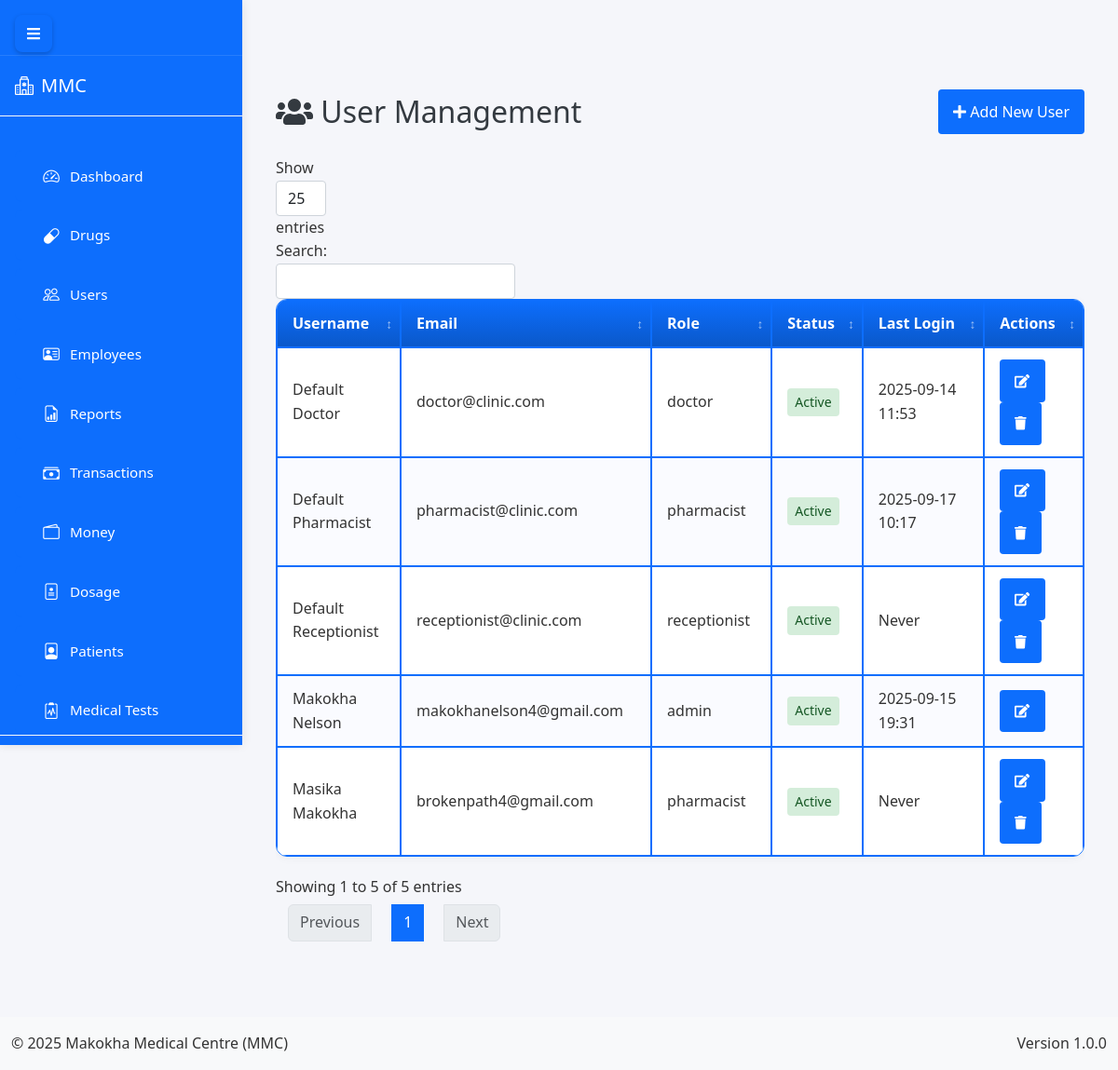
Before: /admin/users (signed in) with the older database file.
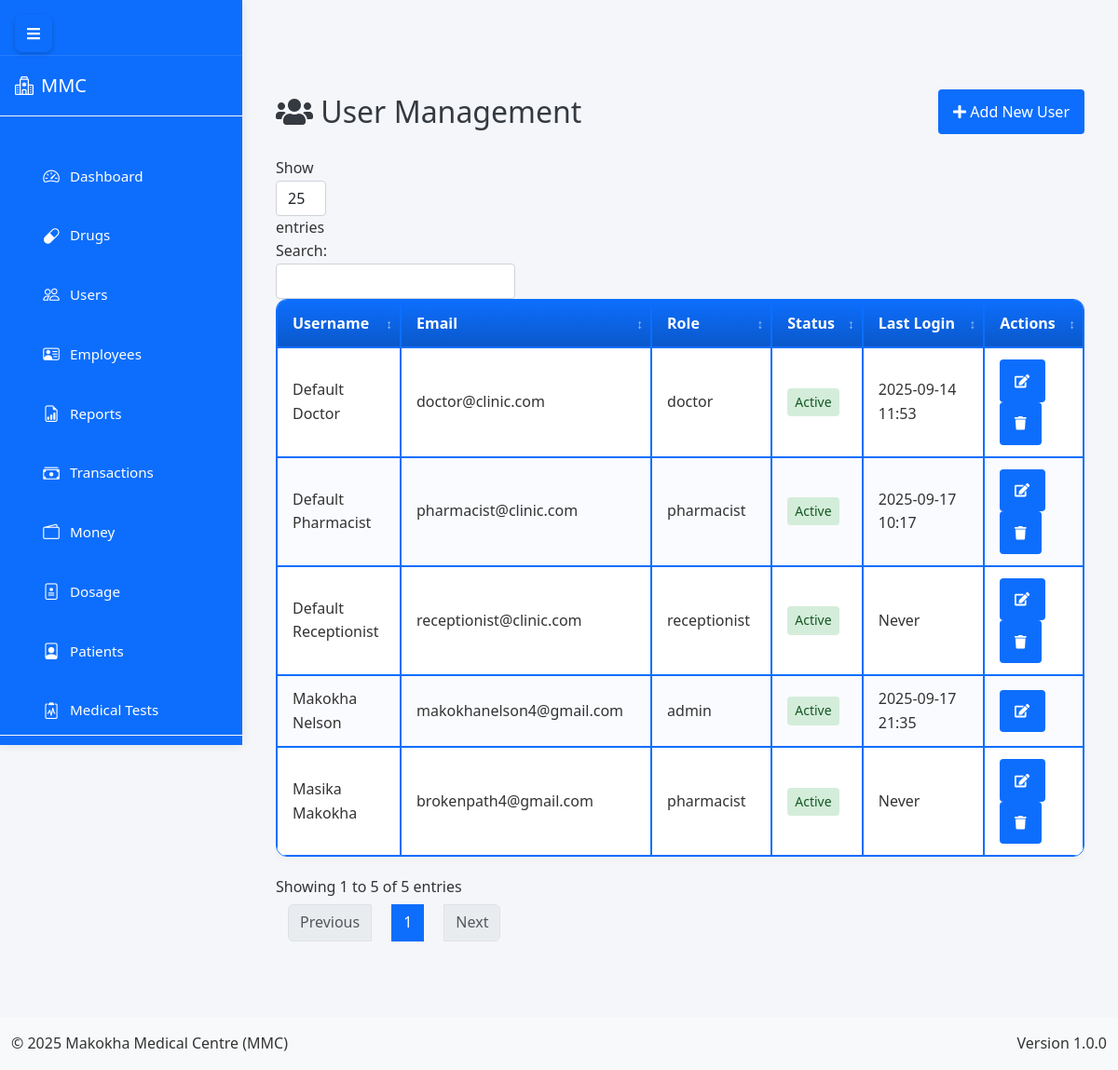
After: the same page with the newer database file.
### app.py (models this page shows, shortened)
class User(db.Model, UserMixin):
    __tablename__ = 'user'
    id = db.Column(db.Integer, primary_key=True)
    username = db.Column(db.String(50), unique=True, nullable=False)
    email = db.Column(db.String(100), unique=True, nullable=False)
    password = db.Column(db.String(200), nullable=False)
    role = db.Column(db.String(20), nullable=False, default='user')
    is_active = db.Column(db.Boolean, default=True)
    last_login = db.Column(db.DateTime)
    profile_picture = db.Column(db.String(255))
    created_at = db.Column(db.DateTime, default=lambda: datetime.now(timezone.utc))
    updated_at = db.Column(db.DateTime, default=lambda: datetime.now(timezone.utc), onupdate=lambda: datetime.now(timezone.utc))

### app.py (the view, shortened to what this page needs)
@app.route('/admin/users', methods=['GET', 'POST'])
@login_required
def manage_users():
    if current_user.role != 'admin':
        flash('Unauthorized access', 'danger')
        return redirect(url_for('home'))
    users = User.query.order_by(User.last_login.desc().nullslast(), User.username.asc()).all()
    return render_template('admin/users.html', users=users)

### app.py (called while the page is built, shortened)
@app.before_request
def initialize_data():
    global _first_request
    if not _first_request:
        return

@app.context_processor
def inject_current_date():
    return {'current_date': date.today().strftime('%Y-%m-%d')}

@app.context_processor
def inject_csrf_token():
    return dict(csrf_token=generate_csrf)

@app.context_processor
def utility_processor():
    def decrypt_data(encrypted_data):
        if not encrypted_data:
            return ""
        try:
            return Config.decrypt_data_static(encrypted_data)
        except:
            return "[Decryption Error]"
    return dict(decrypt_data=decrypt_data)

    @login_manager.user_loader
    def load_user(user_id):
        return db.session.get(User, int(user_id))

### templates/admin/users.html (shortened to what this page needs)
{% extends "base.html" %}
{% block content %}
        <div class="content">
            <div class="page-header">
                <h2><i class="fas fa-users"></i> User Management</h2>
                <div class="page-actions">
                    <button class="btn btn-primary" data-toggle="modal" data-target="#addUserModal">
                        <i class="fas fa-plus"></i> Add New User
                    </button>
                </div>
            </div>
            <div class="table-responsive">
                <table class="data-table" id="usersTable">
                    <thead>
                        <tr>
                            <th>Username</th>
                            <th>Email</th>
                            <th>Role</th>
                            <th>Status</th>
                            <th>Last Login</th>
                            <th>Actions</th>
                        </tr>
                    </thead>
                    <tbody>
                        {% for user in users %}
                        <tr>
                            <td>{{ user.username }}</td>
                            <td>{{ user.email }}</td>
                            <td>{{ user.role }}</td>
                            <td>
                                <span class="status-badge {% if user.is_active %}active{% else %}inactive{% endif %}">
                                    {% if user.is_active %}Active{% else %}Inactive{% endif %}
                                </span>
                            </td>
                            <td>
                                {% if user.last_login %}
                                    {{ user.last_login.strftime('%Y-%m-%d %H:%M') }}
                                {% else %}
                                    Never
                                {% endif %}
                            </td>
                            <td>
                                <button class="btn btn-sm btn-edit" data-id="{{ user.id }}" data-toggle="modal" data-target="#editUserModal">
                                    <i class="fas fa-edit"></i>
                                </button>
                                {% if user.id != current_user.id %}
                                <button class="btn btn-sm btn-delete" data-id="{{ user.id }}">
                                    <i class="fas fa-trash"></i>
                                </button>
                                {% endif %}
                            </td>
                        </tr>
                        {% endfor %}
                    </tbody>
                </table>
            </div>
        </div>
{% endblock %}

Changed rows visible on the page:
changed User "Makokha Nelson": last_login "2025-09-15 19:31" → "2025-09-17 21:35"; moves up the list
